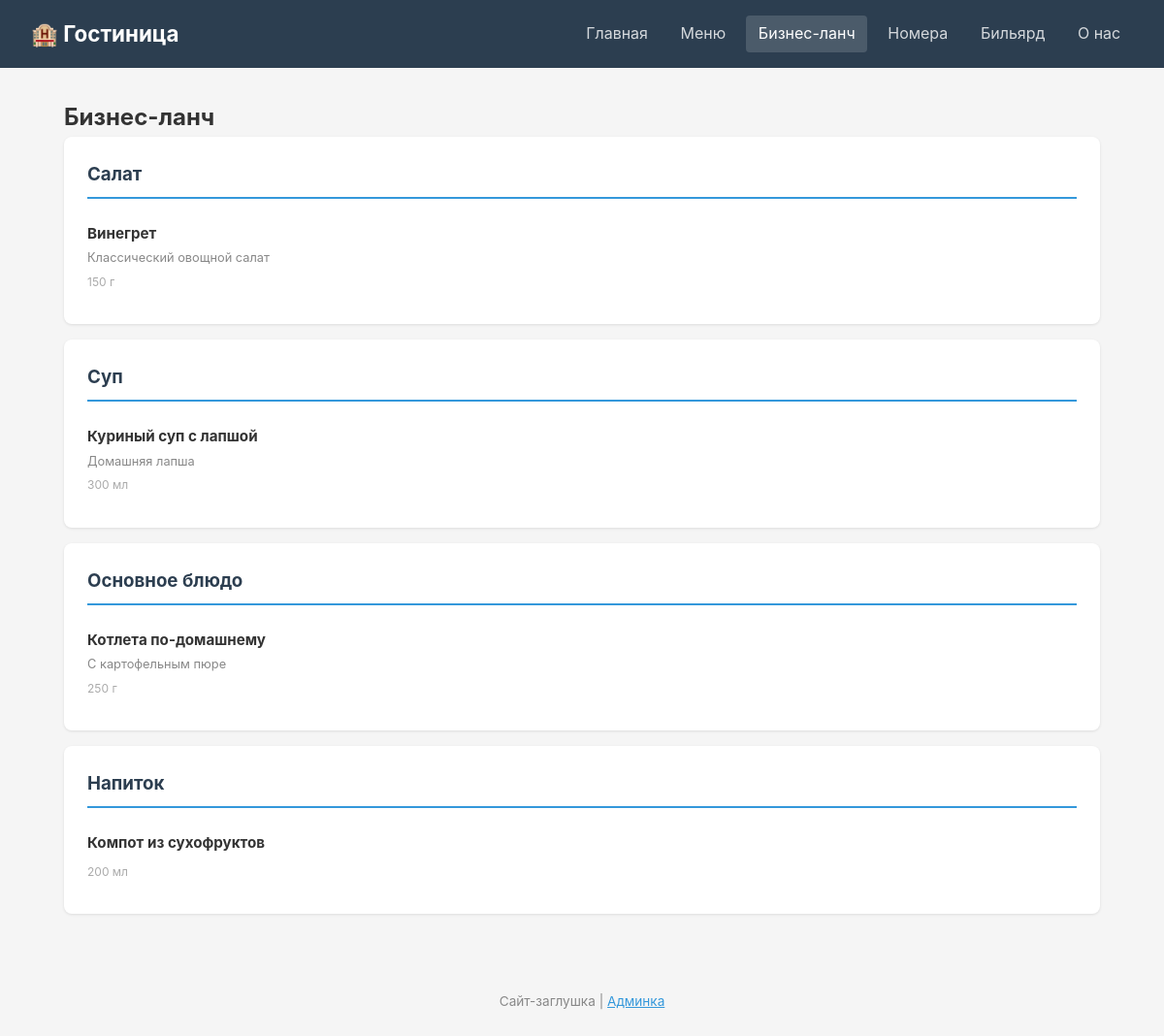
The page /pages/business_lunch.php on the database its author committed.
### tables this page shows
CREATE TABLE menu_categories (
    id INTEGER PRIMARY KEY AUTOINCREMENT,
    name TEXT NOT NULL,
    menu_type TEXT NOT NULL CHECK(menu_type IN ('main', 'business_lunch')),
    sort_order INTEGER DEFAULT 0
);

CREATE TABLE menu_items (
    id INTEGER PRIMARY KEY AUTOINCREMENT,
    category_id INTEGER NOT NULL,
    name TEXT NOT NULL,
    description TEXT DEFAULT '',
    price REAL NOT NULL,
    weight TEXT DEFAULT '',
    image TEXT DEFAULT '',
    sort_order INTEGER DEFAULT 0,
    FOREIGN KEY (category_id) REFERENCES menu_categories(id) ON DELETE CASCADE
);

### pages/business_lunch.php (the view, shortened to what this page needs)
<?php require_once __DIR__ . '/../db.php'; $db = getDB(); ?>
<!DOCTYPE html>
<html lang="ru">
<head>
    <link rel="stylesheet" href="../style.css">
</head>
<body>
    <header>
        <h1>🏨 Гостиница</h1>
        <nav>
            <a href="../index.php">Главная</a>
            <a href="menu.php">Меню</a>
            <a href="business_lunch.php" class="active">Бизнес-ланч</a>
            <a href="rooms.php">Номера</a>
            <a href="billiards.php">Бильярд</a>
            <a href="about.php">О нас</a>
        </nav>
    </header>
    <main>
        <h2>Бизнес-ланч</h2>
        <?php
        $categories = $db->query("SELECT * FROM menu_categories WHERE menu_type = 'business_lunch' ORDER BY sort_order");
        while ($cat = $categories->fetchArray(SQLITE3_ASSOC)):
            $items = $db->query("SELECT * FROM menu_items WHERE category_id = {$cat['id']} ORDER BY sort_order");
        ?>
        <div class="menu-section">
            <h3><?= htmlspecialchars($cat['name']) ?></h3>
            <?php
            while ($item = $items->fetchArray(SQLITE3_ASSOC)): $hasItems = true; ?>
            <div class="menu-item">
                <div class="menu-item-info">
                    <h4><?= htmlspecialchars($item['name']) ?></h4>
                    <?php if ($item['description']): ?>
                        <p><?= htmlspecialchars($item['description']) ?></p>
                    <?php endif; ?>
                    <?php if ($item['weight']): ?>
                        <span class="weight"><?= htmlspecialchars($item['weight']) ?></span>
                    <?php endif; ?>
                </div>
            </div>
            <?php endwhile; ?>
        </div>
        <?php endwhile; ?>
    </main>
    <footer>
        <p>Сайт-заглушка | <a href="../admin/">Админка</a></p>
    </footer>
</body>
</html>

### style.css (style rules this page uses)
* { margin: 0; padding: 0; box-sizing: border-box; }
body { font-family: -apple-system, BlinkMacSystemFont, 'Segoe UI', sans-serif; color: #333; background: #f5f5f5; line-height: 1.6; }
header { background: #2c3e50; color: white; padding: 1rem 2rem; display: flex; align-items: center; justify-content: space-between; flex-wrap: wrap; gap: 1rem; }
header h1 { font-size: 1.4rem; }
nav { display: flex; gap: 0.5rem; flex-wrap: wrap; }
nav a { color: rgba(255,255,255,0.8); text-decoration: none; padding: 0.4rem 0.8rem; border-radius: 4px; transition: background 0.2s; }
nav a:hover, nav a.active { background: rgba(255,255,255,0.15); color: white; }
main { max-width: 1100px; margin: 0 auto; padding: 2rem 1rem; }
.menu-section { background: white; padding: 1.5rem; border-radius: 8px; margin-bottom: 1rem; box-shadow: 0 1px 3px rgba(0,0,0,0.1); }
.menu-section h3 { color: #2c3e50; margin-bottom: 1rem; border-bottom: 2px solid #3498db; padding-bottom: 0.5rem; }
.menu-item { display: flex; justify-content: space-between; align-items: center; padding: 0.5rem 0; border-bottom: 1px dashed #eee; }
.menu-item:last-child { border-bottom: none; }
.menu-item-info h4 { font-size: 0.95rem; margin-bottom: 0.2rem; }
.menu-item-info p { font-size: 0.8rem; color: #888; }
.menu-item-info .weight { font-size: 0.75rem; color: #aaa; }
footer { text-align: center; padding: 2rem; color: #888; font-size: 0.85rem; }
footer a { color: #3498db; }

### rows shown on the page
menu_categories: name "Салат"
menu_items: name "Винегрет", description "Классический овощной салат", weight "150 г"
menu_categories: name "Суп"
menu_items: name "Куриный суп с лапшой", description "Домашняя лапша", weight "300 мл"
menu_categories: name "Основное блюдо"
menu_items: name "Котлета по-домашнему", description "С картофельным пюре", weight "250 г"
menu_categories: name "Напиток"
menu_items: name "Компот из сухофруктов", weight "200 мл"
